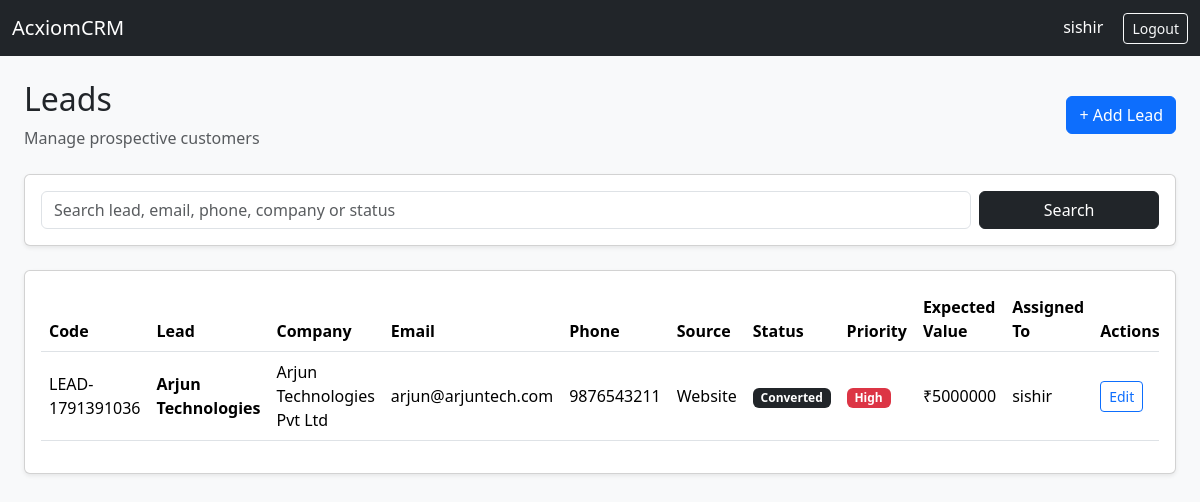
The app's page /leads/ (signed in) with its own data.
### crm/models.py (models this page shows, shortened)
class Lead(models.Model):
    STATUS_CHOICES = [
        ('NEW', 'New'),
        ('CONTACTED', 'Contacted'),
        ('QUALIFIED', 'Qualified'),
        ('UNQUALIFIED', 'Unqualified'),
        ('CONVERTED', 'Converted'),
        ('LOST', 'Lost'),
    ]
    PRIORITY_CHOICES = [
        ('LOW', 'Low'),
        ('MEDIUM', 'Medium'),
        ('HIGH', 'High'),
    ]
    lead_code = models.CharField(
        max_length=20,
        unique=True
    )
    lead_name = models.CharField(
        max_length=100
    )
    email = models.EmailField()
    phone = models.CharField(
        max_length=15
    )
    company_name = models.CharField(
        max_length=150,
        blank=True
    )
    source = models.CharField(
        max_length=100,
        blank=True
    )
    status = models.CharField(
        max_length=20,
        choices=STATUS_CHOICES,
        default='NEW'
    )
    priority = models.CharField(
        max_length=20,
        choices=PRIORITY_CHOICES,
        default='MEDIUM'
    )
    expected_value = models.DecimalField(
        max_digits=12,
        decimal_places=2,
        default=0,
        validators=[MinValueValidator(0)]
    )
    assigned_to = models.ForeignKey(
        User,
        on_delete=models.SET_NULL,
        null=True,
        blank=True,
        related_name='leads'
    )
    created_date = models.DateTimeField(
        auto_now_add=True
    )

### crm/views.py (the view, shortened to what this page needs)
@login_required
def lead_list(request):
    user = request.user
    role = getattr(
        getattr(user, 'profile', None),
        'role',
        'SALES'
    )
    if role in ['ADMIN', 'MANAGER']:
        leads = Lead.objects.all()
    else:
        leads = Lead.objects.filter(
            assigned_to=user
        )
    search = request.GET.get(
        'search',
        ''
    ).strip()
    leads = leads.select_related(
        'assigned_to'
    ).order_by('-created_date')
    return render(
        request,
        'leads/list.html',
        {
            'leads': leads,
            'search': search,
            'role': role,
        }
    )

### templates/leads/list.html (shortened to what this page needs)
<!DOCTYPE html>
<html lang="en">
<head>
    <link
        href="https://cdn.jsdelivr.net/npm/bootstrap@5.3.3/dist/css/bootstrap.min.css"
        rel="stylesheet">
</head>
<body class="bg-light">
<nav class="navbar navbar-dark bg-dark">
    <div class="container-fluid">
        <a
            href="{% url 'dashboard' %}"
            class="navbar-brand">
            AcxiomCRM
        </a>
        <div class="text-white">
            {{ request.user.username }}
            <a
                href="{% url 'logout' %}"
                class="btn btn-outline-light btn-sm ms-3">
                Logout
            </a>
        </div>
    </div>
</nav>
<div class="container-fluid p-4">
    <div class="d-flex justify-content-between align-items-center mb-4">
        <div>
            <h2>Leads</h2>
            <p class="text-muted mb-0">
                Manage prospective customers
            </p>
        </div>
        <a
            href="{% url 'lead_create' %}"
            class="btn btn-primary">
            + Add Lead
        </a>
    </div>
    <div class="card shadow-sm mb-4">
        <div class="card-body">
            <form
                method="GET"
                class="row g-2">
                <div class="col-md-10">
                    <input
                        type="text"
                        name="search"
                        value="{{ search }}"
                        class="form-control"
                        placeholder="Search lead, email, phone, company or status">
                </div>
                <div class="col-md-2">
                    <button
                        class="btn btn-dark w-100">
                        Search
                    </button>
                </div>
            </form>
        </div>
    </div>
    <div class="card shadow-sm">
        <div class="card-body">
            <div class="table-responsive">
                <table class="table table-hover align-middle">
                    <thead>
                        <tr>
                            <th>Code</th>
                            <th>Lead</th>
                            <th>Company</th>
                            <th>Email</th>
                            <th>Phone</th>
                            <th>Source</th>
                            <th>Status</th>
                            <th>Priority</th>
                            <th>Expected Value</th>
                            <th>Assigned To</th>
                            <th>Actions</th>
                        </tr>
                    </thead>
                    <tbody>
                    {% for lead in leads %}
                        <tr>
                            <td>
                                {{ lead.lead_code }}
                            </td>
                            <td>
                                <strong>
                                    {{ lead.lead_name }}
                                </strong>
                            </td>
                            <td>
                                {{ lead.company_name|default:"-" }}
                            </td>
                            <td>
                                {{ lead.email }}
                            </td>
                            <td>
                                {{ lead.phone }}
                            </td>
                            <td>
                                {{ lead.source|default:"-" }}
                            </td>
                            <td>
                                {% if lead.status == 'NEW' %}
                                    <span class="badge bg-primary">
                                        New
                                    </span>
                                {% elif lead.status == 'CONTACTED' %}
                                    <span class="badge bg-info text-dark">
                                        Contacted
                                    </span>
                                {% elif lead.status == 'QUALIFIED' %}
                                    <span class="badge bg-success">
                                        Qualified
                                    </span>
                                {% elif lead.status == 'CONVERTED' %}
                                    <span class="badge bg-dark">
                                        Converted
                                    </span>
                                {% elif lead.status == 'LOST' %}
                                    <span class="badge bg-danger">
                                        Lost
                                    </span>
                                {% else %}
                                    <span class="badge bg-secondary">
                                        {{ lead.get_status_display }}
                                    </span>
                                {% endif %}
                            </td>
                            <td>
                                {% if lead.priority == 'HIGH' %}
                                    <span class="badge bg-danger">
                                        High
                                    </span>
                                {% elif lead.priority == 'MEDIUM' %}
                                    <span class="badge bg-warning text-dark">
                                        Medium
                                    </span>
                                {% else %}
                                    <span class="badge bg-secondary">
                                        Low
                                    </span>
                                {% endif %}
                            </td>
                            <td>
                                ₹{{ lead.expected_value|floatformat:0 }}
                            </td>
                            <td>
                                {% if lead.assigned_to %}
                                    {{ lead.assigned_to.username }}
                                {% else %}
                                    -
                                {% endif %}
                            </td>
                            <td>
    <a
        href="{% url 'lead_edit' lead.id %}"
        class="btn btn-outline-primary btn-sm">
        Edit
    </a>
</td>
                        </tr>
                    {% endfor %}
                    </tbody>
                </table>
            </div>
        </div>
    </div>
</div>
</body>
</html>

### records on screen
Lead: lead_code "LEAD-1791391036", lead_name "Arjun Technologies", company_name "Arjun Technologies Pvt Ltd", email "arjun@arjuntech.com", phone "9876543211", source "Website", status "Converted", priority "High", expected_value "5000000", assigned_to.username "sishir"

### other values on screen
{{ request.user.username }} "sishir"
